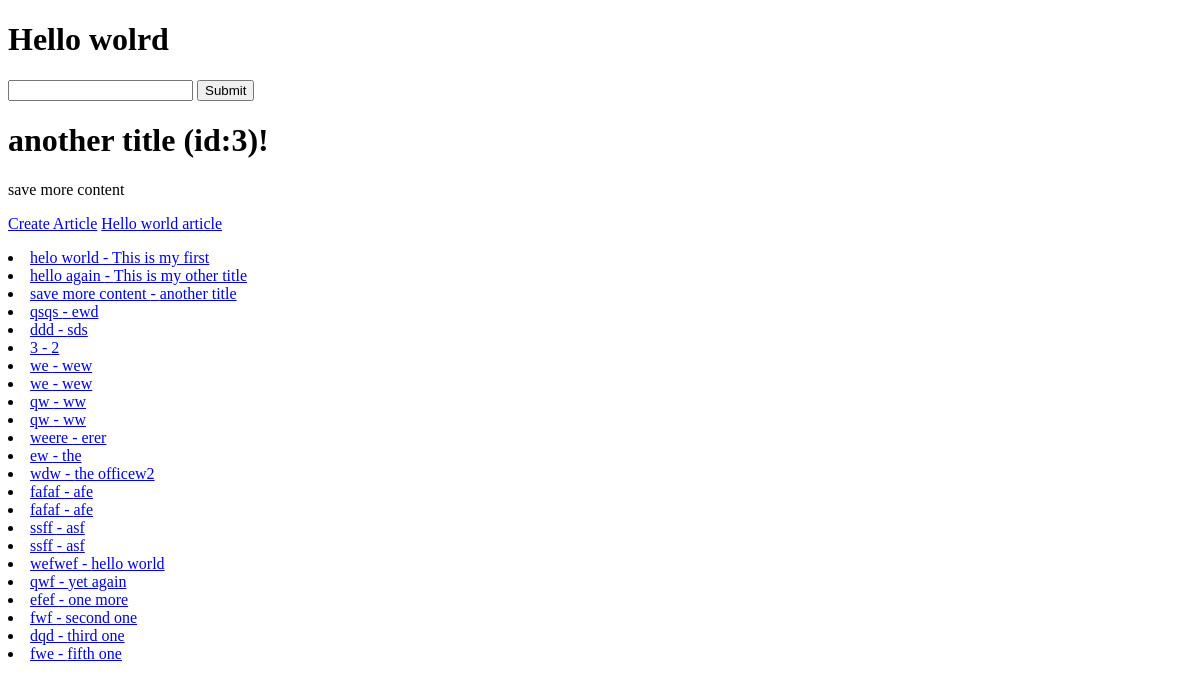
The app's page /, older data.
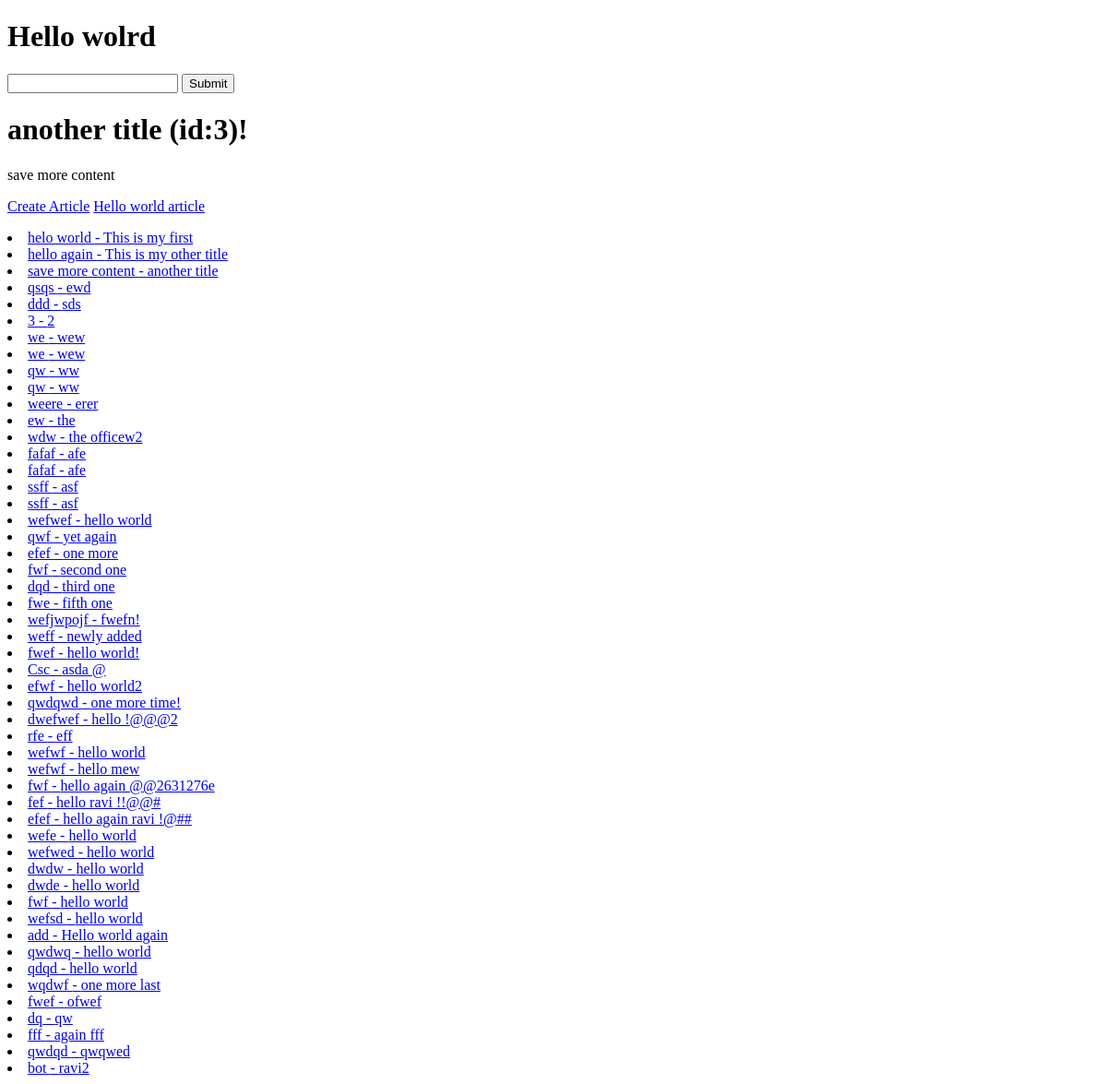
The same page, newer data.
### articles/models.py (models this page shows, shortened)
class Articles(models.Model):
    user = models.ForeignKey("auth.User", blank=True, null=True, on_delete = models.SET_NULL)   #auth is the default django user model
    title = models.CharField(max_length=120)
    slug = models.SlugField(unique=True,blank=True,null=True)
    content = models.TextField()
    timestamp = models.DateTimeField(auto_now_add=True)
    updated = models.DateTimeField(auto_now=True)
    publish = models.DateTimeField(auto_now_add=False,auto_now=False,null=True,blank=True)
    objects = ArticleManager()
    def get_absolute_url(self):
        return reverse("article-detail",kwargs={"slug":self.slug})

### trydjango/views.py (the view)
# urls.py: path('',home_view,name="home"),
def home_view(request,*args, **kwargs):
    print("here",kwargs)
    name ="Justin"
    number= random.randint(10,1233123)
    articles_obj = Articles.objects.get(id=3)
    articles_queryset = Articles.objects.all()
    context={
    "object_list": articles_queryset,
    "title": articles_obj.title,
    "id":articles_obj.id,
    "content":articles_obj.content
}
    HTML_STRING = render_to_string("home-view.html",context=context)
    return HttpResponse(HTML_STRING)

### articles/models.py (called while the page is built)
    def get_queryset(self):
        return ArticleQuerySet(self.model, using = self._db)

### templates/home-view.html (shortened to what this page needs)
{% extends "base.html"   %}
{% block content %}
<h1>{{ title }} (id:{{ id }})!</h1>
<p>{{ content }} </p>
<a href='{% url "article-create" %}'> Create Article</a>
<a href='{% url "article-detail" slug="hello-world" %}'>Hello world article</a>
<ul>
    {% for x in object_list %}
    {% if x.title %}</ul>
        <li><a href='{{x.get_absolute_url}}'> {{ x.content }} - {{x.title}}</a></li>
    {% endif %}
{% endfor %}
{% endblock content %}

### templates/base.html (shortened to what this page needs)
<!DOCTYPE html>
<html>
<head>
    </head>
    <body>
        <h1> Hello wolrd</h1>
        <form action="/articles/" method="GET">
            <input type="text" name="q">
            <input type="submit">
        </form>
        {% block content %}{% endblock content %}
    </body>
</html>

Row changes from the older to the newer data that the page shows:
added Articles: content "wefjwpojf", title "fwefn!"
added Articles: content "weff", title "newly added"
added Articles: content "fwef", title "hello world!"
added Articles: content "Csc", title "asda @"
added Articles: content "efwf", title "hello world2"
added Articles: content "qwdqwd", title "one more time!"
added Articles: content "dwefwef", title "hello !@@@2"
added Articles: content "rfe", title "eff"
added Articles: content "wefwf", title "hello world"
added Articles: content "wefwf", title "hello mew"
added Articles: content "fwf", title "hello again @@2631276e"
added Articles: content "fef", title "hello ravi !!@@#"
added Articles: content "efef", title "hello again ravi !@##"
added Articles: content "wefe", title "hello world"
added Articles: content "wefwed", title "hello world"
added Articles: content "dwdw", title "hello world"
added Articles: content "dwde", title "hello world"
added Articles: content "fwf", title "hello world"
added Articles: content "wefsd", title "hello world"
added Articles: content "add", title "Hello world again"
added Articles: content "qwdwq", title "hello world"
added Articles: content "qdqd", title "hello world"
added Articles: content "wqdwf", title "one more last"
added Articles: content "fwef", title "ofwef"
added Articles: content "dq", title "qw"
added Articles: content "fff", title "again fff"
added Articles: content "qwdqd", title "qwqwed"
added Articles: content "bot", title "ravi2"
